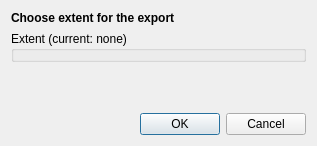
<?xml version="1.0" encoding="UTF-8"?>
<ui version="4.0">
    <class>extent_chooser</class>
    <widget class="QDialog" name="extent_chooser">
        <property name="windowModality">
            <enum>Qt::WindowModal</enum>
        </property>
        <property name="geometry">
            <rect>
                <x>0</x>
                <y>0</y>
                <width>317</width>
                <height>146</height>
            </rect>
        </property>
        <property name="windowTitle">
            <string>Dialog</string>
        </property>
        <layout class="QVBoxLayout" name="verticalLayout">
            <item>
                <widget class="QLabel" name="layerLabel">
                    <property name="font">
                        <font>
                            <pointsize>9</pointsize>
                            <weight>75</weight>
                            <bold>true</bold>
                        </font>
                    </property>
                    <property name="text">
                        <string>Choose extent for the export</string>
                    </property>
                </widget>
            </item>
            <item>
                <widget class="QgsExtentGroupBox" name="gb_extent">
                    <property name="inputMethodHints">
                        <set>Qt::ImhNone</set>
                    </property>
                    <property name="title">
                        <string>Extent (current: none)</string>
                    </property>
                    <property name="flat">
                        <bool>true</bool>
                    </property>
                    <property name="checkable">
                        <bool>false</bool>
                    </property>
                    <property name="checked">
                        <bool>false</bool>
                    </property>
                    <property name="collapsed">
                        <bool>true</bool>
                    </property>
                    <property name="syncGroup">
                        <string/>
                    </property>
                    <property name="scrollOnExpand">
                        <bool>true</bool>
                    </property>
                    <property name="saveCheckedState">
                        <bool>false</bool>
                    </property>
                    <property name="titleBase">
                        <string>Extent</string>
                    </property>
                </widget>
            </item>
            <item>
                <spacer name="verticalSpacer">
                    <property name="orientation">
                        <enum>Qt::Vertical</enum>
                    </property>
                    <property name="sizeHint" stdset="0">
                        <size>
                            <width>20</width>
                            <height>49</height>
                        </size>
                    </property>
                </spacer>
            </item>
            <item>
                <widget class="QDialogButtonBox" name="buttonBox">
                    <property name="orientation">
                        <enum>Qt::Horizontal</enum>
                    </property>
                    <property name="standardButtons">
                        <set>QDialogButtonBox::Cancel|QDialogButtonBox::Ok</set>
                    </property>
                </widget>
            </item>
        </layout>
    </widget>
    <customwidgets>
        <customwidget>
            <class>QgsCollapsibleGroupBox</class>
            <extends>QGroupBox</extends>
            <header>qgscollapsiblegroupbox.h</header>
            <container>1</container>
        </customwidget>
        <customwidget>
            <class>QgsExtentGroupBox</class>
            <extends>QgsCollapsibleGroupBox</extends>
            <header>qgsextentgroupbox.h</header>
            <container>1</container>
        </customwidget>
    </customwidgets>
    <resources/>
    <connections>
        <connection>
            <sender>buttonBox</sender>
            <signal>accepted()</signal>
            <receiver>extent_chooser</receiver>
            <slot>accept()</slot>
            <hints>
                <hint type="sourcelabel">
                    <x>248</x>
                    <y>254</y>
                </hint>
                <hint type="destinationlabel">
                    <x>157</x>
                    <y>274</y>
                </hint>
            </hints>
        </connection>
        <connection>
            <sender>buttonBox</sender>
            <signal>rejected()</signal>
            <receiver>extent_chooser</receiver>
            <slot>reject()</slot>
            <hints>
                <hint type="sourcelabel">
                    <x>316</x>
                    <y>260</y>
                </hint>
                <hint type="destinationlabel">
                    <x>286</x>
                    <y>274</y>
                </hint>
            </hints>
        </connection>
    </connections>
</ui>
